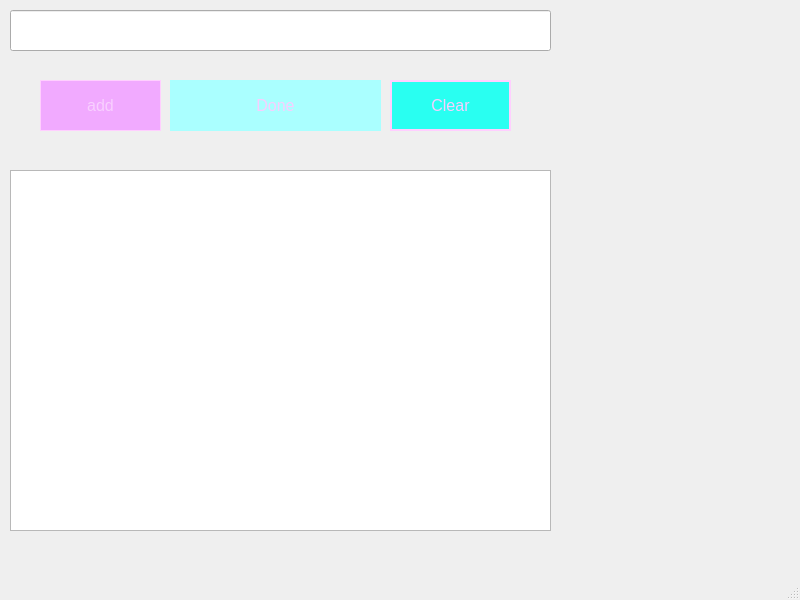
<?xml version="1.0" encoding="UTF-8"?>
<ui version="4.0">
 <class>MainWindow</class>
 <widget class="QMainWindow" name="MainWindow">
  <property name="geometry">
   <rect>
    <x>0</x>
    <y>0</y>
    <width>800</width>
    <height>600</height>
   </rect>
  </property>
  <property name="windowTitle">
   <string>MainWindow</string>
  </property>
  <widget class="QWidget" name="centralwidget">
   <widget class="QLineEdit" name="lineEdit">
    <property name="geometry">
     <rect>
      <x>10</x>
      <y>10</y>
      <width>541</width>
      <height>41</height>
     </rect>
    </property>
   </widget>
   <widget class="QListWidget" name="listWidget">
    <property name="geometry">
     <rect>
      <x>10</x>
      <y>170</y>
      <width>541</width>
      <height>361</height>
     </rect>
    </property>
   </widget>
   <widget class="QPushButton" name="addButton">
    <property name="geometry">
     <rect>
      <x>40</x>
      <y>80</y>
      <width>121</width>
      <height>51</height>
     </rect>
    </property>
    <property name="font">
     <font>
      <pointsize>12</pointsize>
      <weight>50</weight>
      <italic>false</italic>
      <bold>false</bold>
     </font>
    </property>
    <property name="cursor">
     <cursorShape>PointingHandCursor</cursorShape>
    </property>
    <property name="mouseTracking">
     <bool>false</bool>
    </property>
    <property name="styleSheet">
     <string notr="true">QPushButton#addButton {
background : rgb(241, 170, 255);
border:1px solid rgb(255, 207, 255);
color: rgb(248, 207, 255);
cursor:pointer;
font:A;
}

QPushButton#addButton:hover {
background :pink;
border:1px solid pink;
color: white;
}</string>
    </property>
    <property name="text">
     <string>add</string>
    </property>
   </widget>
   <widget class="QPushButton" name="DoneButton">
    <property name="geometry">
     <rect>
      <x>170</x>
      <y>80</y>
      <width>211</width>
      <height>51</height>
     </rect>
    </property>
    <property name="font">
     <font>
      <pointsize>12</pointsize>
      <weight>50</weight>
      <italic>false</italic>
      <bold>false</bold>
     </font>
    </property>
    <property name="cursor">
     <cursorShape>PointingHandCursor</cursorShape>
    </property>
    <property name="mouseTracking">
     <bool>false</bool>
    </property>
    <property name="styleSheet">
     <string notr="true">QPushButton#DoneButton {
background : rgb(170, 255, 255);
border:1px rgb(39, 24, 255);
color: rgb(248, 207, 255);
cursor:pointer;
font:A;
}

QPushButton#DoneButton:hover {
background :white;
border:1px solid black;
color: white;
}</string>
    </property>
    <property name="text">
     <string>Done</string>
    </property>
   </widget>
   <widget class="QPushButton" name="ClearButton">
    <property name="geometry">
     <rect>
      <x>390</x>
      <y>80</y>
      <width>121</width>
      <height>51</height>
     </rect>
    </property>
    <property name="font">
     <font>
      <pointsize>12</pointsize>
      <weight>50</weight>
      <italic>false</italic>
      <bold>false</bold>
     </font>
    </property>
    <property name="cursor">
     <cursorShape>PointingHandCursor</cursorShape>
    </property>
    <property name="mouseTracking">
     <bool>false</bool>
    </property>
    <property name="styleSheet">
     <string notr="true">QPushButton#ClearButton {
background : rgb(41, 255, 241);
border:2px solid rgb(255, 207, 255);
color: rgb(248, 207, 255);
cursor:pointer;
font:A;
}

QPushButton#ClearButton:hover {
background :pink;
border:1px solid pink;
color: white;
}</string>
    </property>
    <property name="text">
     <string>Clear</string>
    </property>
   </widget>
  </widget>
  <widget class="QMenuBar" name="menubar">
   <property name="geometry">
    <rect>
     <x>0</x>
     <y>0</y>
     <width>800</width>
     <height>21</height>
    </rect>
   </property>
  </widget>
  <widget class="QStatusBar" name="statusbar"/>
 </widget>
 <resources/>
 <connections/>
</ui>
